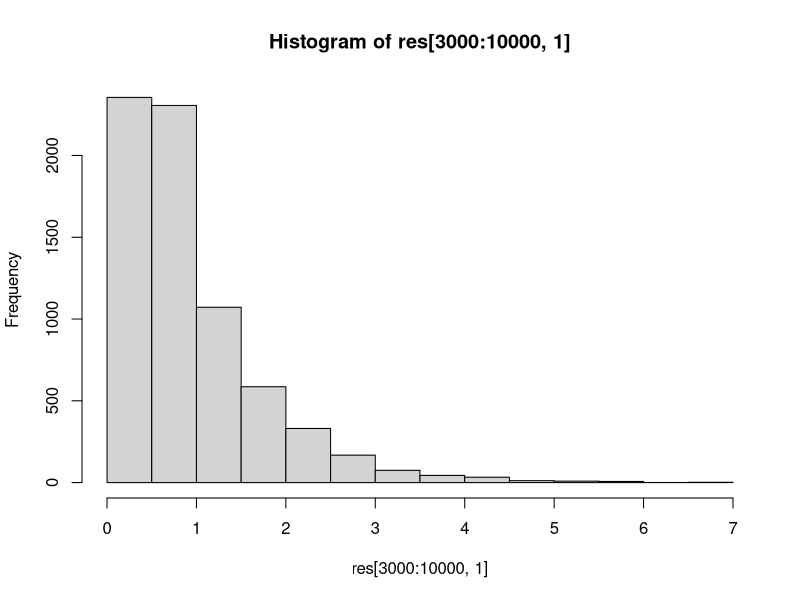
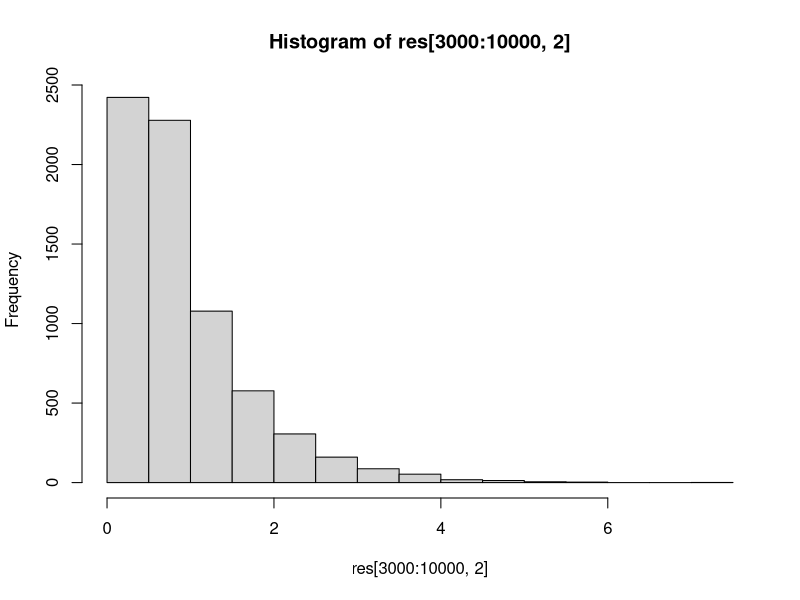

Write R code to recreate these figures, in order.
# This function is a Gibbs sampler
##
# Args
# start.a: initial value for a
# start.b: initial value for b
# n.sims: number of iterations to run
# data: observed data, should be in a
# data frame with one column
data=read.table("data-exponential.csv")
##
# Returns:
  # A two column matrix with samples
  # for a in first column and
  # samples for b in second column
sampleGibbs <- function(start.a, start.b, n.sims, data){
  # get sum, which is sufficient statistic
  x <- sum(data)
  # get n
  n <- nrow(data)
  # create empty matrix, allocate memory for efficiency
  res <- matrix(NA, nrow = n.sims, ncol = 2)
  res[1,] <- c(start.a,start.b)
  for (i in 2:n.sims){
    # sample the values
    res[i,1] <- rgamma(1, shape = n+1,
                       rate = res[i-1,2]*x+1)
    res[i,2] <- rgamma(1, shape = n+1,
                       rate = res[i,1]*x+1)
  }
  return(res)
}


# run Gibbs sampler
n.sims <- 10000
# return the result (res)
res <- sampleGibbs(.25,.25,n.sims,data)
head(res)
summary(res[3000:10000,])
hist(res[3000:10000,1])
hist(res[3000:10000,2])
